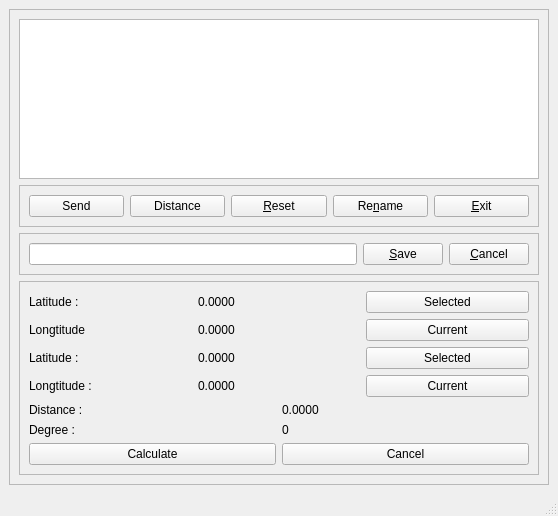
<?xml version="1.0" encoding="UTF-8"?>
<ui version="4.0">
 <class>Locations</class>
 <widget class="QMainWindow" name="Locations">
  <property name="geometry">
   <rect>
    <x>0</x>
    <y>0</y>
    <width>558</width>
    <height>516</height>
   </rect>
  </property>
  <property name="windowTitle">
   <string>MainWindow</string>
  </property>
  <widget class="QWidget" name="centralwidget">
   <layout class="QVBoxLayout" name="verticalLayout_3">
    <item>
     <widget class="QScrollArea" name="scrollArea">
      <property name="widgetResizable">
       <bool>true</bool>
      </property>
      <widget class="QWidget" name="scrollAreaWidgetContents">
       <property name="geometry">
        <rect>
         <x>0</x>
         <y>0</y>
         <width>525</width>
         <height>456</height>
        </rect>
       </property>
       <layout class="QVBoxLayout" name="verticalLayout_4">
        <item>
         <layout class="QVBoxLayout" name="verticalLayout">
          <item>
           <widget class="QTableWidget" name="Tbw_Locations">
            <property name="selectionMode">
             <enum>QAbstractItemView::SingleSelection</enum>
            </property>
            <property name="selectionBehavior">
             <enum>QAbstractItemView::SelectRows</enum>
            </property>
           </widget>
          </item>
          <item>
           <layout class="QVBoxLayout" name="verticalLayout_2">
            <item>
             <layout class="QHBoxLayout" name="horizontalLayout">
              <item>
               <widget class="QFrame" name="Frm_MainBtns">
                <property name="frameShape">
                 <enum>QFrame::StyledPanel</enum>
                </property>
                <property name="frameShadow">
                 <enum>QFrame::Raised</enum>
                </property>
                <layout class="QHBoxLayout" name="horizontalLayout_5">
                 <item>
                  <widget class="QPushButton" name="Btn_Send">
                   <property name="text">
                    <string>Send</string>
                   </property>
                  </widget>
                 </item>
                 <item>
                  <widget class="QPushButton" name="Btn_Distance">
                   <property name="text">
                    <string>Distance</string>
                   </property>
                  </widget>
                 </item>
                 <item>
                  <widget class="QPushButton" name="Btn_Reset">
                   <property name="text">
                    <string>&amp;Reset</string>
                   </property>
                  </widget>
                 </item>
                 <item>
                  <widget class="QPushButton" name="Btn_Rename">
                   <property name="text">
                    <string>Re&amp;name</string>
                   </property>
                  </widget>
                 </item>
                 <item>
                  <widget class="QPushButton" name="Btn_Exit">
                   <property name="text">
                    <string>&amp;Exit</string>
                   </property>
                  </widget>
                 </item>
                </layout>
               </widget>
              </item>
             </layout>
            </item>
            <item>
             <layout class="QHBoxLayout" name="horizontalLayout_3">
              <item>
               <widget class="QFrame" name="Frm_Rename">
                <property name="frameShape">
                 <enum>QFrame::StyledPanel</enum>
                </property>
                <property name="frameShadow">
                 <enum>QFrame::Raised</enum>
                </property>
                <layout class="QHBoxLayout" name="horizontalLayout_4">
                 <item>
                  <widget class="QLineEdit" name="Txt_Name"/>
                 </item>
                 <item>
                  <widget class="QPushButton" name="Btn_Save">
                   <property name="text">
                    <string>&amp;Save</string>
                   </property>
                  </widget>
                 </item>
                 <item>
                  <widget class="QPushButton" name="Btn_Cancel">
                   <property name="text">
                    <string>&amp;Cancel</string>
                   </property>
                  </widget>
                 </item>
                </layout>
               </widget>
              </item>
             </layout>
            </item>
            <item>
             <layout class="QVBoxLayout" name="verticalLayout_5">
              <item>
               <widget class="QFrame" name="Frm_Distance">
                <property name="frameShape">
                 <enum>QFrame::StyledPanel</enum>
                </property>
                <property name="frameShadow">
                 <enum>QFrame::Raised</enum>
                </property>
                <layout class="QVBoxLayout" name="verticalLayout_6">
                 <item>
                  <layout class="QVBoxLayout" name="verticalLayout_7">
                   <item>
                    <layout class="QHBoxLayout" name="horizontalLayout_6">
                     <item>
                      <layout class="QVBoxLayout" name="verticalLayout_9">
                       <item>
                        <widget class="QLabel" name="label">
                         <property name="text">
                          <string>Latitude :</string>
                         </property>
                        </widget>
                       </item>
                       <item>
                        <widget class="QLabel" name="label_3">
                         <property name="text">
                          <string>Longtitude</string>
                         </property>
                        </widget>
                       </item>
                      </layout>
                     </item>
                     <item>
                      <layout class="QVBoxLayout" name="verticalLayout_10">
                       <item>
                        <widget class="QLabel" name="Lbl_LatitudeS">
                         <property name="text">
                          <string>0.0000</string>
                         </property>
                        </widget>
                       </item>
                       <item>
                        <widget class="QLabel" name="Lbl_LongtitudeS">
                         <property name="text">
                          <string>0.0000</string>
                         </property>
                        </widget>
                       </item>
                      </layout>
                     </item>
                     <item>
                      <layout class="QVBoxLayout" name="verticalLayout_11">
                       <item>
                        <widget class="QPushButton" name="Btn_SelectFromTableS">
                         <property name="text">
                          <string>Selected</string>
                         </property>
                        </widget>
                       </item>
                       <item>
                        <widget class="QPushButton" name="Btn_SelectMyLocationS">
                         <property name="text">
                          <string>Current</string>
                         </property>
                        </widget>
                       </item>
                      </layout>
                     </item>
                    </layout>
                   </item>
                   <item>
                    <layout class="QHBoxLayout" name="horizontalLayout_7">
                     <item>
                      <layout class="QHBoxLayout" name="horizontalLayout_8">
                       <item>
                        <layout class="QVBoxLayout" name="verticalLayout_12">
                         <item>
                          <widget class="QLabel" name="label_4">
                           <property name="text">
                            <string>Latitude :</string>
                           </property>
                          </widget>
                         </item>
                         <item>
                          <widget class="QLabel" name="label_2">
                           <property name="text">
                            <string>Longtitude :</string>
                           </property>
                          </widget>
                         </item>
                        </layout>
                       </item>
                      </layout>
                     </item>
                     <item>
                      <layout class="QVBoxLayout" name="verticalLayout_13">
                       <item>
                        <widget class="QLabel" name="Lbl_LatitudeD">
                         <property name="text">
                          <string>0.0000</string>
                         </property>
                        </widget>
                       </item>
                       <item>
                        <widget class="QLabel" name="Lbl_LongtitudeD">
                         <property name="text">
                          <string>0.0000</string>
                         </property>
                        </widget>
                       </item>
                      </layout>
                     </item>
                     <item>
                      <layout class="QVBoxLayout" name="verticalLayout_14">
                       <item>
                        <widget class="QPushButton" name="Btn_SelectFromTableD">
                         <property name="text">
                          <string>Selected</string>
                         </property>
                        </widget>
                       </item>
                       <item>
                        <widget class="QPushButton" name="Btn_SelectMyLocationD">
                         <property name="text">
                          <string>Current</string>
                         </property>
                        </widget>
                       </item>
                      </layout>
                     </item>
                    </layout>
                   </item>
                   <item>
                    <layout class="QHBoxLayout" name="horizontalLayout_10">
                     <item>
                      <layout class="QVBoxLayout" name="verticalLayout_15">
                       <item>
                        <widget class="QLabel" name="label_6">
                         <property name="text">
                          <string>Distance :</string>
                         </property>
                        </widget>
                       </item>
                       <item>
                        <widget class="QLabel" name="label_5">
                         <property name="text">
                          <string>Degree :</string>
                         </property>
                        </widget>
                       </item>
                      </layout>
                     </item>
                     <item>
                      <layout class="QVBoxLayout" name="verticalLayout_16">
                       <item>
                        <widget class="QLabel" name="Lbl_Distance">
                         <property name="text">
                          <string>0.0000</string>
                         </property>
                        </widget>
                       </item>
                       <item>
                        <widget class="QLabel" name="Lbl_Degree">
                         <property name="text">
                          <string>0</string>
                         </property>
                        </widget>
                       </item>
                      </layout>
                     </item>
                    </layout>
                   </item>
                   <item>
                    <layout class="QHBoxLayout" name="horizontalLayout_9">
                     <item>
                      <widget class="QPushButton" name="Btn_DistanceCalculate">
                       <property name="text">
                        <string>Calculate</string>
                       </property>
                      </widget>
                     </item>
                     <item>
                      <widget class="QPushButton" name="Btn_DistanceCancel">
                       <property name="text">
                        <string>Cancel</string>
                       </property>
                      </widget>
                     </item>
                    </layout>
                   </item>
                  </layout>
                 </item>
                </layout>
               </widget>
              </item>
             </layout>
            </item>
           </layout>
          </item>
         </layout>
        </item>
       </layout>
      </widget>
     </widget>
    </item>
   </layout>
  </widget>
  <widget class="QMenuBar" name="menubar">
   <property name="geometry">
    <rect>
     <x>0</x>
     <y>0</y>
     <width>558</width>
     <height>25</height>
    </rect>
   </property>
  </widget>
  <widget class="QStatusBar" name="statusbar"/>
 </widget>
 <resources/>
 <connections/>
</ui>
